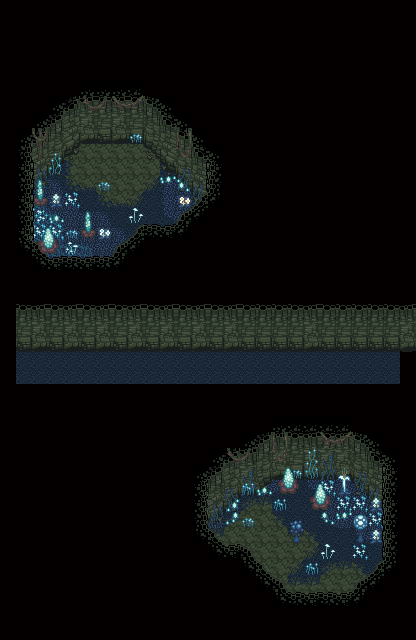

The image is a tile-based game level rendered from a .tmx file. Its description and source (layers, tilesets, objects; grid data summarised) follow:
An orthogonal 26x40 tile map with 16x16 px tiles, 5 tile layers (Natural Lower Chip, Natural Walls, Natural Upper Chip, Natural Wall Sidings, ...), 3 hidden layers not drawn, 2 tilesets and 36 objects (33x Event, 2x warper, checkpoint).

<map version="1.0" orientation="orthogonal" renderorder="right-down" width="26" height="40" tilewidth="16" tileheight="16" nextobjectid="94">
 <properties>
  <property name="bgm" value="shape" />
  <property name="radio" value="I can see the blue cardkey on the security feed from a hallway northeast of here." />
 </properties>
 <tileset firstgid="1" source="../tilesets/natural.tsx" />
 <tileset firstgid="481" source="../tilesets/artificial.tsx" />
 <layer name="Artificial Lower Chip" width="26" height="40" visible="0">
  <properties>
   <property name="z" value="0.0" />
  </properties>
  <data>[1040 cells, 1039 non-empty, 32 distinct tile ids]</data>
 </layer>
 <layer name="Natural Lower Chip" width="26" height="40">
  <properties>
   <property name="alt" value="true" />
   <property name="z" value="0.0" />
  </properties>
  <data>[1040 cells, 1040 non-empty, 22 distinct tile ids]</data>
 </layer>
 <layer name="Natural Walls" width="26" height="40">
  <properties>
   <property name="alt" value="true" />
   <property name="z" value=".1" />
  </properties>
  <data>[1040 cells, 227 non-empty, 48 distinct tile ids]</data>
 </layer>
 <layer name="Artificial Upper Chip" width="26" height="40" visible="0">
  <properties>
   <property name="z" value=".5" />
  </properties>
  <data>[1040 cells, 117 non-empty, 76 distinct tile ids]</data>
 </layer>
 <layer name="Natural Upper Chip" width="26" height="40">
  <properties>
   <property name="alt" value="true" />
   <property name="z" value=".5" />
  </properties>
  <data>[1040 cells, 48 non-empty, 26 distinct tile ids]</data>
 </layer>
 <layer name="Natural Wall Sidings" width="26" height="40">
  <properties>
   <property name="alt" value="true" />
   <property name="z" value=".2" />
  </properties>
  <data>[1040 cells, 28 non-empty, 13 distinct tile ids]</data>
 </layer>
 <objectgroup name="Object Layer">
  <properties>
   <property name="z" value=".5" />
  </properties>
  <object id="41" name="tele" type="Event" x="0" y="352" width="16" height="32">
   <properties>
    <property name="onCollide" value="teleport('sector2/2b.tmx', 29, 20)" />
   </properties>
  </object>
  <object id="48" name="arrow" type="Event" x="0" y="336" width="16" height="16">
   <properties>
    <property name="appearance" value="4dir_arrow" />
    <property name="face" value="WEST" />
   </properties>
  </object>
  <object id="49" name="arrow" type="Event" x="0" y="352" width="16" height="16">
   <properties>
    <property name="appearance" value="4dir_arrow" />
    <property name="face" value="WEST" />
   </properties>
  </object>
  <object id="52" name="Checkpoint" type="checkpoint" x="160" y="208" width="96" height="304" />
  <object id="53" name="Warper" type="warper" x="40" y="231" width="16" height="16">
   <properties>
    <property name="period" value="10" />
    <property name="radius1" value="96" />
    <property name="radius2" value="48" />
   </properties>
  </object>
  <object id="54" name="Warper" type="warper" x="311" y="482" width="16" height="16">
   <properties>
    <property name="period" value="10" />
    <property name="radius1" value="96" />
    <property name="radius2" value="48" />
   </properties>
  </object>
  <object id="55" name="arrow" type="Event" x="80" y="48" width="16" height="16">
   <properties>
    <property name="appearance" value="4dir_arrow" />
    <property name="face" value="NORTH" />
    <property name="hide" value="return not hasItem('item_bluekey')" />
   </properties>
  </object>
  <object id="57" name="arrow" type="Event" x="64" y="48" width="16" height="16">
   <properties>
    <property name="appearance" value="4dir_unlocked_blue" />
    <property name="face" value="NORTH" />
    <property name="hide" value="return not hasItem('item_bluekey')" />
   </properties>
  </object>
  <object id="59" name="locked" type="Event" x="80" y="48" width="16" height="16">
   <properties>
    <property name="appearance" value="4dir_locked_blue" />
    <property name="face" value="NORTH" />
    <property name="hide" value="return hasItem('item_bluekey')" />
   </properties>
  </object>
  <object id="61" name="arrow" type="Event" x="96" y="48" width="16" height="16">
   <properties>
    <property name="appearance" value="4dir_arrow" />
    <property name="face" value="NORTH" />
    <property name="hide" value="return not hasItem('item_bluekey')" />
   </properties>
  </object>
  <object id="62" name="arrow" type="Event" x="304" y="48" width="16" height="16">
   <properties>
    <property name="appearance" value="4dir_arrow" />
    <property name="face" value="NORTH" />
    <property name="hide" value="return not hasItem('item_bluekey')" />
   </properties>
  </object>
  <object id="63" name="arrow" type="Event" x="320" y="48" width="16" height="16">
   <properties>
    <property name="appearance" value="4dir_arrow" />
    <property name="face" value="NORTH" />
    <property name="hide" value="return not hasItem('item_bluekey')" />
   </properties>
  </object>
  <object id="64" name="locked" type="Event" x="96" y="48" width="16" height="16">
   <properties>
    <property name="appearance" value="4dir_locked_blue" />
    <property name="face" value="NORTH" />
    <property name="hide" value="return hasItem('item_bluekey')" />
   </properties>
  </object>
  <object id="65" name="locked" type="Event" x="304" y="48" width="16" height="16">
   <properties>
    <property name="appearance" value="4dir_locked_blue" />
    <property name="face" value="NORTH" />
    <property name="hide" value="return hasItem('item_bluekey')" />
   </properties>
  </object>
  <object id="66" name="locked" type="Event" x="320" y="48" width="16" height="16">
   <properties>
    <property name="appearance" value="4dir_locked_blue" />
    <property name="face" value="NORTH" />
    <property name="hide" value="return hasItem('item_bluekey')" />
   </properties>
  </object>
  <object id="67" name="arrow" type="Event" x="288" y="48" width="16" height="16">
   <properties>
    <property name="appearance" value="4dir_unlocked_blue" />
    <property name="face" value="NORTH" />
    <property name="hide" value="return not hasItem('item_bluekey')" />
   </properties>
  </object>
  <object id="68" name="door" type="Event" x="304" y="128" width="16" height="16">
   <properties>
    <property name="appearance" value="anim_door_closed" />
    <property name="hide" value="return hasItem('item_bluekey')" />
    <property name="passable" value="PASSABLE" />
   </properties>
  </object>
  <object id="71" name="tele" type="Event" x="304" y="128" width="32" height="16">
   <properties>
    <property name="hide" value="return not hasItem('item_bluekey')" />
    <property name="onCollide" value="teleport('sector2/1c.tmx', 47, 77)" />
   </properties>
  </object>
  <object id="75" name="tele" type="Event" x="80" y="128" width="32" height="16">
   <properties>
    <property name="hide" value="return not hasItem('item_bluekey')" />
    <property name="onCollide" value="teleport('sector2/1c.tmx', 31, 77)" />
   </properties>
  </object>
  <object id="76" name="arrow" type="Event" x="400" y="336" width="16" height="16">
   <properties>
    <property name="appearance" value="4dir_arrow" />
    <property name="face" value="WEST" />
   </properties>
  </object>
  </objectgroup>
 <layer name="Artificial Overhead Chip" width="26" height="40" visible="0">
  <properties>
   <property name="z" value="1.5" />
  </properties>
  <data>[1040 cells, 12 non-empty, 2 distinct tile ids]</data>
 </layer>
 <layer name="Natural Overhead Chip" width="26" height="40">
  <properties>
   <property name="alt" value="true" />
   <property name="z" value="1.5" />
  </properties>
  <data>[1040 cells, 11 non-empty, 6 distinct tile ids]</data>
 </layer>
</map>
<!-- 16 of 36 objects omitted -->
